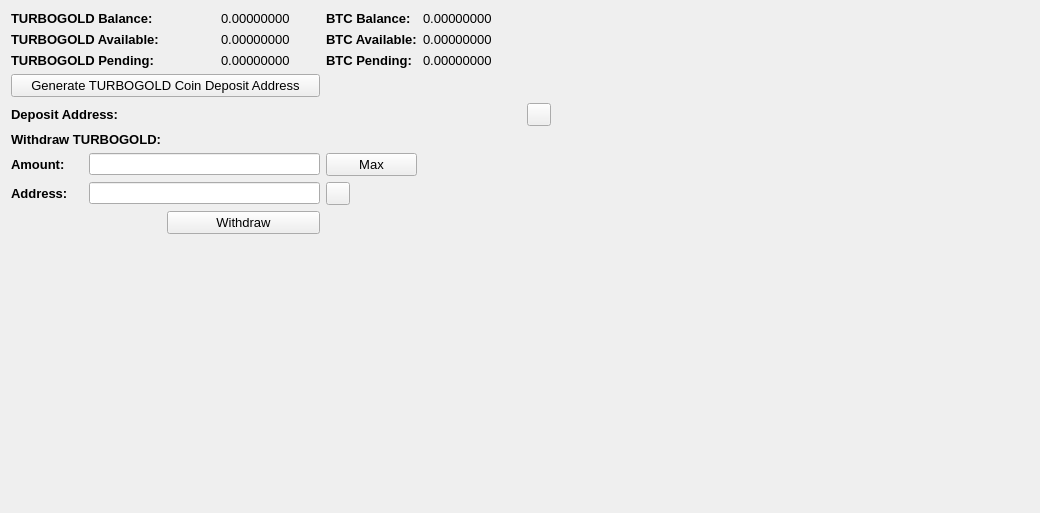
     <widget class="QWidget" name="BalanceTab">
      <attribute name="title">
       <string>Balance</string>
      </attribute>
      <layout class="QGridLayout" name="gridLayout_2">
       <item row="0" column="0" colspan="2">
        <widget class="QLabel" name="label_11">
         <property name="font">
          <font>
           <pointsize>10</pointsize>
           <weight>75</weight>
           <bold>true</bold>
          </font>
         </property>
         <property name="text">
          <string>TURBOGOLD Balance:</string>
         </property>
        </widget>
       </item>
       <item row="0" column="3">
        <widget class="QLabel" name="HMBalanceLabel">
         <property name="font">
          <font>
           <pointsize>10</pointsize>
          </font>
         </property>
         <property name="text">
          <string>0.00000000</string>
         </property>
         <property name="textInteractionFlags">
          <set>Qt::LinksAccessibleByMouse|Qt::TextSelectableByMouse</set>
         </property>
        </widget>
       </item>
       <item row="0" column="4">
        <widget class="QLabel" name="label_12">
         <property name="font">
          <font>
           <pointsize>10</pointsize>
           <weight>75</weight>
           <bold>true</bold>
          </font>
         </property>
         <property name="text">
          <string>BTC Balance:</string>
         </property>
        </widget>
       </item>
       <item row="0" column="5">
        <widget class="QLabel" name="BitcoinBalanceLabel">
         <property name="font">
          <font>
           <pointsize>10</pointsize>
          </font>
         </property>
         <property name="text">
          <string>0.00000000</string>
         </property>
         <property name="textInteractionFlags">
          <set>Qt::LinksAccessibleByMouse|Qt::TextSelectableByMouse</set>
         </property>
        </widget>
       </item>
       <item row="0" column="7" rowspan="10">
        <spacer name="horizontalSpacer_4">
         <property name="orientation">
          <enum>Qt::Horizontal</enum>
         </property>
         <property name="sizeHint" stdset="0">
          <size>
           <width>478</width>
           <height>488</height>
          </size>
         </property>
        </spacer>
       </item>
       <item row="1" column="0" colspan="2">
        <widget class="QLabel" name="label_13">
         <property name="font">
          <font>
           <pointsize>10</pointsize>
           <weight>75</weight>
           <bold>true</bold>
          </font>
         </property>
         <property name="text">
          <string>TURBOGOLD Available:</string>
         </property>
        </widget>
       </item>
       <item row="1" column="3">
        <widget class="QLabel" name="HMAvailableLabel_2">
         <property name="font">
          <font>
           <pointsize>10</pointsize>
          </font>
         </property>
         <property name="text">
          <string>0.00000000</string>
         </property>
         <property name="textInteractionFlags">
          <set>Qt::LinksAccessibleByMouse|Qt::TextSelectableByMouse</set>
         </property>
        </widget>
       </item>
       <item row="1" column="4">
        <widget class="QLabel" name="label_15">
         <property name="font">
          <font>
           <pointsize>10</pointsize>
           <weight>75</weight>
           <bold>true</bold>
          </font>
         </property>
         <property name="text">
          <string>BTC Available:</string>
         </property>
        </widget>
       </item>
       <item row="1" column="5">
        <widget class="QLabel" name="BitcoinAvailableLabel">
         <property name="font">
          <font>
           <pointsize>10</pointsize>
          </font>
         </property>
         <property name="text">
          <string>0.00000000</string>
         </property>
         <property name="textInteractionFlags">
          <set>Qt::LinksAccessibleByMouse|Qt::TextSelectableByMouse</set>
         </property>
        </widget>
       </item>
       <item row="2" column="0" colspan="2">
        <widget class="QLabel" name="label_14">
         <property name="font">
          <font>
           <pointsize>10</pointsize>
           <weight>75</weight>
           <bold>true</bold>
          </font>
         </property>
         <property name="text">
          <string>TURBOGOLD Pending:</string>
         </property>
        </widget>
       </item>
       <item row="2" column="3">
        <widget class="QLabel" name="HMPendingLabel">
         <property name="font">
          <font>
           <pointsize>10</pointsize>
          </font>
         </property>
         <property name="text">
          <string>0.00000000</string>
         </property>
         <property name="textInteractionFlags">
          <set>Qt::LinksAccessibleByMouse|Qt::TextSelectableByMouse</set>
         </property>
        </widget>
       </item>
       <item row="2" column="4">
        <widget class="QLabel" name="label_31">
         <property name="font">
          <font>
           <pointsize>10</pointsize>
           <weight>75</weight>
           <bold>true</bold>
          </font>
         </property>
         <property name="text">
          <string>BTC Pending:</string>
         </property>
        </widget>
       </item>
       <item row="2" column="5">
        <widget class="QLabel" name="BitcoinPendingLabel">
         <property name="font">
          <font>
           <pointsize>10</pointsize>
          </font>
         </property>
         <property name="text">
          <string>0.00000000</string>
         </property>
         <property name="textInteractionFlags">
          <set>Qt::LinksAccessibleByMouse|Qt::TextSelectableByMouse</set>
         </property>
        </widget>
       </item>
       <item row="3" column="0" colspan="4">
        <widget class="QPushButton" name="GenDepositBTN">
         <property name="font">
          <font>
           <pointsize>10</pointsize>
          </font>
         </property>
         <property name="text">
          <string>Generate TURBOGOLD Coin Deposit Address</string>
         </property>
        </widget>
       </item>
       <item row="4" column="0" colspan="3">
        <widget class="QLabel" name="label_33">
         <property name="font">
          <font>
           <pointsize>10</pointsize>
           <weight>75</weight>
           <bold>true</bold>
          </font>
         </property>
         <property name="text">
          <string>Deposit Address:</string>
         </property>
        </widget>
       </item>
       <item row="4" column="3" colspan="3">
        <widget class="QLabel" name="DepositAddressLabel">
         <property name="minimumSize">
          <size>
           <width>300</width>
           <height>0</height>
          </size>
         </property>
         <property name="palette">
          <palette>
           <active>
            <colorrole role="WindowText">
             <brush brushstyle="SolidPattern">
              <color alpha="255">
               <red>0</red>
               <green>0</green>
               <blue>0</blue>
              </color>
             </brush>
            </colorrole>
            <colorrole role="Text">
             <brush brushstyle="SolidPattern">
              <color alpha="255">
               <red>0</red>
               <green>0</green>
               <blue>255</blue>
              </color>
             </brush>
            </colorrole>
           </active>
           <inactive>
            <colorrole role="WindowText">
             <brush brushstyle="SolidPattern">
              <color alpha="255">
               <red>0</red>
               <green>0</green>
               <blue>0</blue>
              </color>
             </brush>
            </colorrole>
            <colorrole role="Text">
             <brush brushstyle="SolidPattern">
              <color alpha="255">
               <red>0</red>
               <green>0</green>
               <blue>255</blue>
              </color>
             </brush>
            </colorrole>
           </inactive>
           <disabled>
            <colorrole role="WindowText">
             <brush brushstyle="SolidPattern">
              <color alpha="255">
               <red>120</red>
               <green>120</green>
               <blue>120</blue>
              </color>
             </brush>
            </colorrole>
            <colorrole role="Text">
             <brush brushstyle="SolidPattern">
              <color alpha="255">
               <red>120</red>
               <green>120</green>
               <blue>120</blue>
              </color>
             </brush>
            </colorrole>
           </disabled>
          </palette>
         </property>
         <property name="font">
          <font>
           <pointsize>10</pointsize>
           <weight>75</weight>
           <bold>true</bold>
          </font>
         </property>
         <property name="text">
          <string/>
         </property>
         <property name="alignment">
          <set>Qt::AlignRight|Qt::AlignTrailing|Qt::AlignVCenter</set>
         </property>
         <property name="textInteractionFlags">
          <set>Qt::LinksAccessibleByMouse|Qt::TextSelectableByKeyboard|Qt::TextSelectableByMouse</set>
         </property>
        </widget>
       </item>
       <item row="4" column="6">
        <widget class="QToolButton" name="DepositCopyButton">
         <property name="toolTip">
          <string>Copy to clipboard</string>
         </property>
         <property name="text">
          <string/>
         </property>
         <property name="icon">
          <iconset resource="../bitcoin.qrc">
           <normaloff>:/icons/editcopy</normaloff>:/icons/editcopy</iconset>
         </property>
         <property name="shortcut">
          <string>Alt+P</string>
         </property>
        </widget>
       </item>
       <item row="5" column="0" colspan="2">
        <widget class="QLabel" name="label_34">
         <property name="font">
          <font>
           <pointsize>10</pointsize>
           <weight>75</weight>
           <bold>true</bold>
          </font>
         </property>
         <property name="text">
          <string>Withdraw TURBOGOLD:</string>
         </property>
        </widget>
       </item>
       <item row="6" column="0">
        <widget class="QLabel" name="label_26">
         <property name="font">
          <font>
           <pointsize>10</pointsize>
           <weight>75</weight>
           <bold>true</bold>
          </font>
         </property>
         <property name="text">
          <string>Amount:</string>
         </property>
        </widget>
       </item>
       <item row="6" column="1" colspan="3">
        <widget class="QLineEdit" name="WithdrawUnitsInput">
         <property name="font">
          <font>
           <pointsize>9</pointsize>
           <weight>75</weight>
           <bold>true</bold>
          </font>
         </property>
         <property name="text">
          <string/>
         </property>
        </widget>
       </item>
       <item row="6" column="4">
        <widget class="QPushButton" name="Withdraw_Max_Amount">
         <property name="font">
          <font>
           <pointsize>10</pointsize>
          </font>
         </property>
         <property name="text">
          <string>Max</string>
         </property>
        </widget>
       </item>
       <item row="7" column="0">
        <widget class="QLabel" name="label_10">
         <property name="font">
          <font>
           <pointsize>10</pointsize>
           <weight>75</weight>
           <bold>true</bold>
          </font>
         </property>
         <property name="text">
          <string>Address:</string>
         </property>
        </widget>
       </item>
       <item row="7" column="1" colspan="3">
        <widget class="QLineEdit" name="WithdrawAddress">
         <property name="font">
          <font>
           <pointsize>9</pointsize>
           <weight>75</weight>
           <bold>true</bold>
          </font>
         </property>
        </widget>
       </item>
       <item row="7" column="4">
        <widget class="QToolButton" name="WithdrawPasteButton">
         <property name="toolTip">
          <string>Paste from clipboard</string>
         </property>
         <property name="text">
          <string/>
         </property>
         <property name="icon">
          <iconset resource="../bitcoin.qrc">
           <normaloff>:/icons/editpaste</normaloff>:/icons/editpaste</iconset>
         </property>
         <property name="shortcut">
          <string>Alt+P</string>
         </property>
        </widget>
       </item>
       <item row="8" column="2" colspan="2">
        <widget class="QPushButton" name="WithdrawUnitsBtn">
         <property name="font">
          <font>
           <pointsize>10</pointsize>
          </font>
         </property>
         <property name="text">
          <string>Withdraw</string>
         </property>
        </widget>
       </item>
       <item row="9" column="0" colspan="6">
        <spacer name="verticalSpacer">
         <property name="orientation">
          <enum>Qt::Vertical</enum>
         </property>
         <property name="sizeHint" stdset="0">
          <size>
           <width>428</width>
           <height>262</height>
          </size>
         </property>
        </spacer>
       </item>
      </layout>
      <zorder>label_31</zorder>
      <zorder>label_15</zorder>
      <zorder>label_12</zorder>
      <zorder>label_14</zorder>
      <zorder>label_13</zorder>
      <zorder>label_11</zorder>
      <zorder>BitcoinBalanceLabel</zorder>
      <zorder>HMBalanceLabel</zorder>
      <zorder>HMAvailableLabel_2</zorder>
      <zorder>HMPendingLabel</zorder>
      <zorder>BitcoinAvailableLabel</zorder>
      <zorder>BitcoinPendingLabel</zorder>
      <zorder>label_33</zorder>
      <zorder>GenDepositBTN</zorder>
      <zorder>DepositAddressLabel</zorder>
      <zorder>Withdraw_Max_Amount</zorder>
      <zorder>label_34</zorder>
      <zorder>WithdrawUnitsInput</zorder>
      <zorder>label_10</zorder>
      <zorder>label_26</zorder>
      <zorder>WithdrawAddress</zorder>
      <zorder>WithdrawUnitsBtn</zorder>
      <zorder>horizontalSpacer_4</zorder>
      <zorder>verticalSpacer</zorder>
      <zorder>WithdrawPasteButton</zorder>
      <zorder>DepositCopyButton</zorder>
     </widget>
